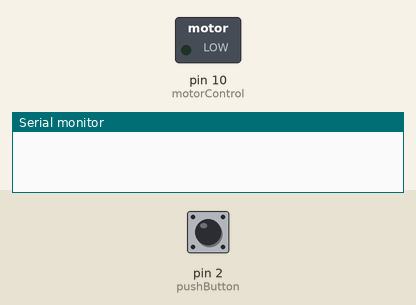
Recording of a sketch running on a simulated Arduino Uno, built with avr-gcc and run on an emulated ATmega328P. On the bench: switched loads named in the sketch (green lamp = pin HIGH), the last lines printed to the serial monitor. Inputs (shaded band) come from the test bench; at power-on: pin 2 (pushButton) LOW.

Above: at 1.2 s.
1.3 s: pin 2 (pushButton) pulled HIGH for 0.15 s
At 3.71 s:
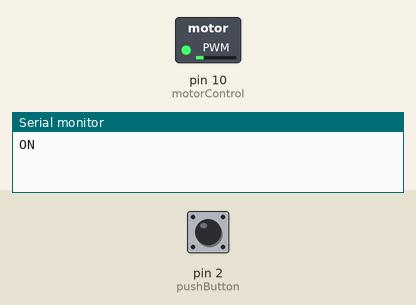
At 6.11 s:
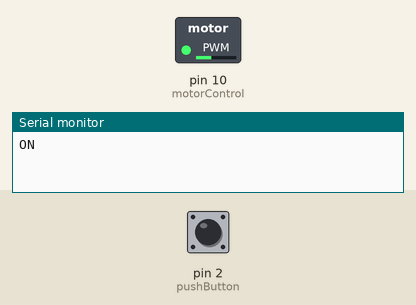
Timing chart, 0 to 19.3 s (numbered marks = the images above; inputs shaded):
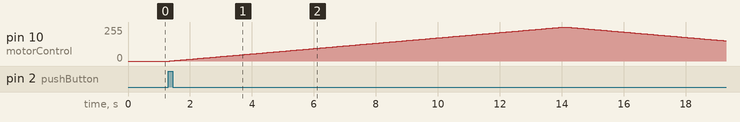

Measured:
- after the input at 1.3 s, pin 10 (motorControl): rises from 0/255 to 255/255 in 12.7 s, then falls to 152/255 in 5.2 s

The sketch:

hawty.ino
```cpp
// give a name to digital pin 2, which has a pushbutton attached
int pushButton = 2;

// the transistor which controls the motor will be attached to digital pin 9
int motorControl = 10;

// the setup routine runs once when you press reset:
void setup() {
  // make the pushbutton's pin an input:
  pinMode(pushButton, INPUT);

  // make the transistor's pin an output:
  pinMode(motorControl, OUTPUT);
  Serial.begin(9600);
}

// the loop routine runs over and over again forever:
void loop() {

  // read the state of the button and check if it is pressed
  if(digitalRead(pushButton) == HIGH){
    // ramp up the motor speed
    Serial.println("ON");
    for(int x = 0; x <= 255; x++){
      analogWrite(motorControl, x);
      delay(50);
    }

    // ramp down the motor speed
    for(int x = 255; x >= 0; x--){
      analogWrite(motorControl, x);
      delay(50);
    }
  }

  delay(1);        // delay in between reads for stability
}
```
